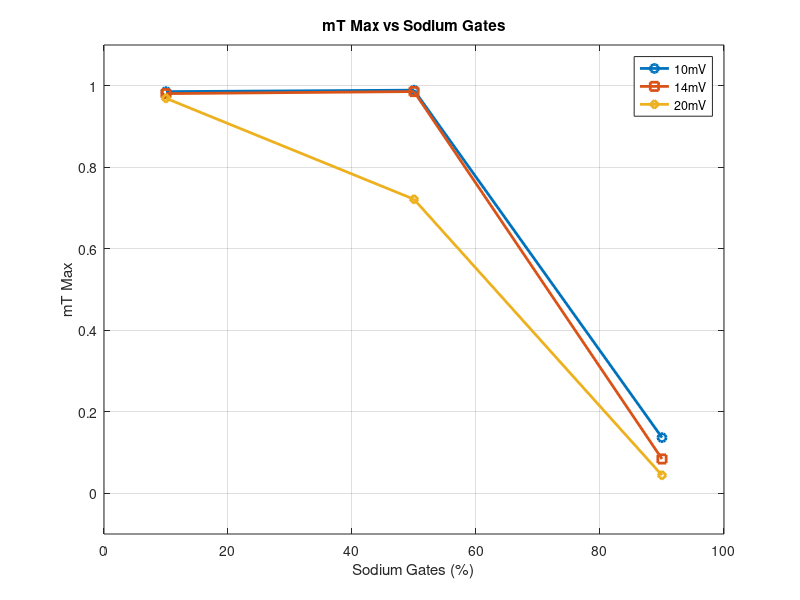
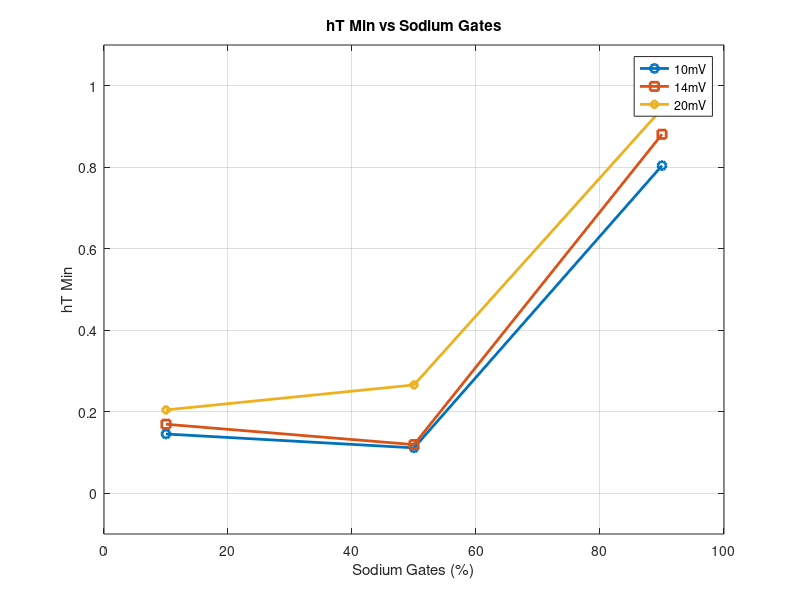
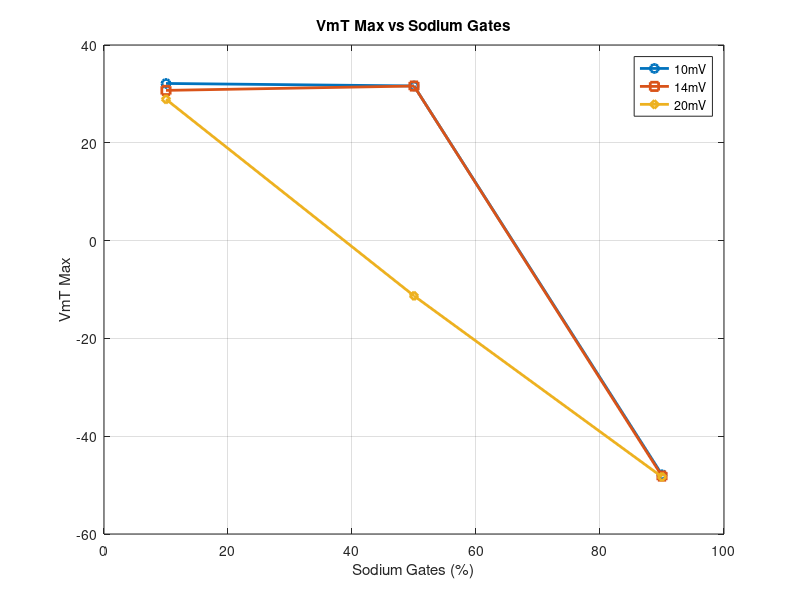
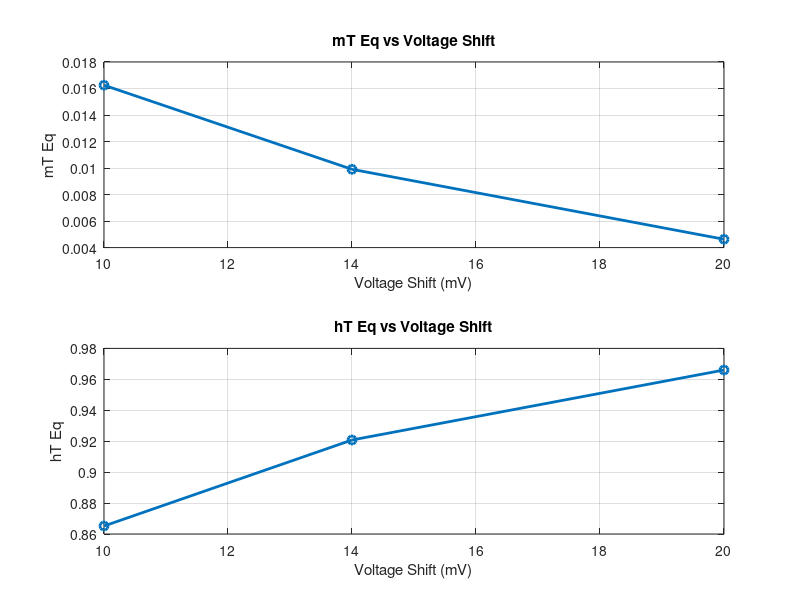

MATLAB code for these plots, in order:
% Data from Table 4

% mT Max, hT Min, Max VmT (mV)

% 10mV shift data
data_10mV = [
    0.98558, 0.14542, 32.1356;
    0.98916, 0.11141, 31.627;
    0.13652, 0.80405, -47.8846
];

% 14mV shift data
data_14mV = [
    0.98071, 0.16933, 30.7197;
    0.98574, 0.11936, 31.6097;
    0.08411, 0.88095, -48.1503
];

% 20mV shift data
data_20mV = [
    0.96921, 0.20451, 28.899;
    0.7214, 0.26579, -11.2934;
    0.044106, 0.94355, -48.321
];

% Affected sodium gate percentage for the x-axis
sodium_percentage = [10,50,90];

% Extracting 10 mV shift data for plotting
mT_max_10mV = data_10mV(:,1); 
hT_min_10mV = data_10mV(:,2);
VmT_max_10mV = data_10mV(:,3);

% Extracting 14 mV shift data for plotting
mT_max_14mV = data_14mV(:,1); 
hT_min_14mV = data_14mV(:,2);
VmT_max_14mV = data_14mV(:,3);

% Extracting 14 mV shift data for plotting
mT_max_20mV = data_20mV(:,1); 
hT_min_20mV = data_20mV(:,2);
VmT_max_20mV = data_20mV(:,3);

% Equilibrium values for mT and hT
% mT Eq, hT Eq
equilibrium_values = [
    0.01625, 0.86517;
    0.009904, 0.92078;
    0.004628, 0.96602
    ];

% voltage shift values
voltage_shift = [10,14,20];

% Extracting data for plotting
mT_eq = equilibrium_values(:, 1);
hT_eq = equilibrium_values(:, 2);

% Plotting mT Max
figure;
plot(sodium_percentage, mT_max_10mV, '-o', 'LineWidth', 2);
hold on;
plot(sodium_percentage, mT_max_14mV, '-s', 'LineWidth', 2);
plot(sodium_percentage, mT_max_20mV, '-d', 'LineWidth', 2);
hold off;
xlabel('Sodium Gates (%)');
ylabel('mT Max');
title('mT Max vs Sodium Gates');
legend('10mV', '14mV', '20mV', 'Location', 'Best');
grid on;
xlim([0, 100]);
ylim([-0.1, 1.1]);

% Plotting hT Min
figure;
plot(sodium_percentage, hT_min_10mV, '-o', 'LineWidth', 2);
hold on;
plot(sodium_percentage, hT_min_14mV, '-s', 'LineWidth', 2);
plot(sodium_percentage, hT_min_20mV, '-d', 'LineWidth', 2);
hold off;
xlabel('Sodium Gates (%)');
ylabel('hT Min');
title('hT Min vs Sodium Gates');
legend('10mV', '14mV', '20mV', 'Location', 'Best');
grid on;
xlim([0, 100]);
ylim([-0.1, 1.1]);

% Plotting VmT Max
figure;
plot(sodium_percentage, VmT_max_10mV,'-o', 'LineWidth', 2);
hold on;
plot(sodium_percentage, VmT_max_14mV, '-s', 'LineWidth', 2);
plot(sodium_percentage, VmT_max_20mV, '-d', 'LineWidth', 2);
hold off;
xlabel('Sodium Gates (%)');
ylabel('VmT Max');
title('VmT Max vs Sodium Gates');
legend('10mV', '14mV', '20mV', 'Location', 'Best');
grid on;

% Plotting mT and hT equilibrium values
figure;

% Subplot for mT Eq
subplot(2, 1, 1);
plot(voltage_shift, mT_eq, '-o', 'LineWidth', 2);
xlabel('Voltage Shift (mV)');
ylabel('mT Eq');
title('mT Eq vs Voltage Shift');
grid on;

% Subplot for hT Eq
subplot(2, 1, 2);
plot(voltage_shift, hT_eq, '-o', 'LineWidth', 2);
xlabel('Voltage Shift (mV)');
ylabel('hT Eq');
title('hT Eq vs Voltage Shift');
grid on;


